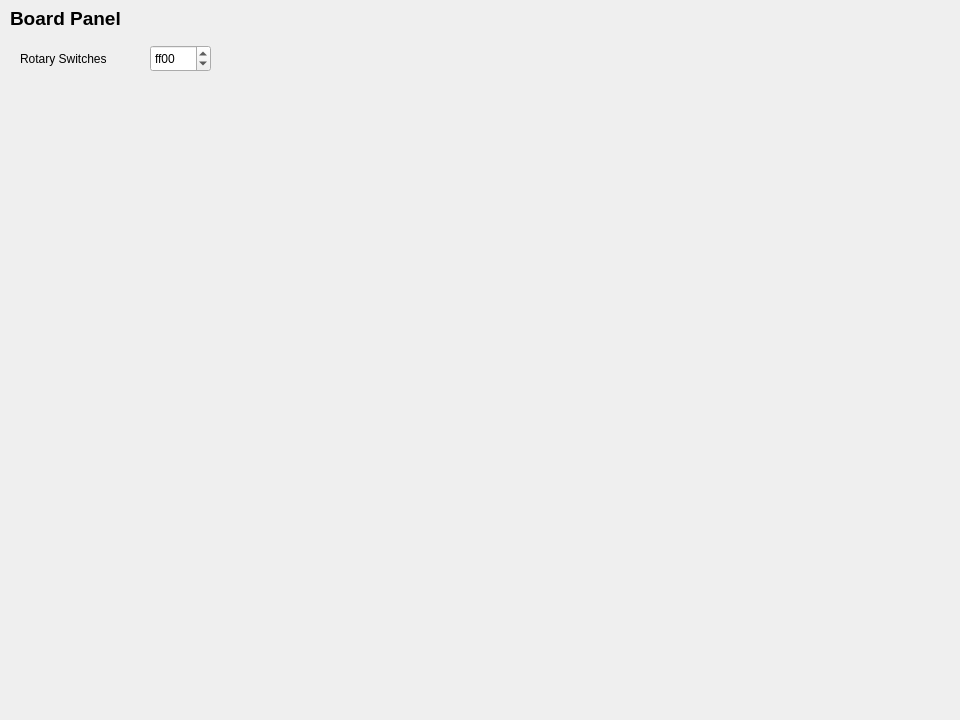
<?xml version="1.0" encoding="UTF-8"?>
<ui version="4.0">
 <class>hv</class>
 <widget class="QWidget" name="hv">
  <property name="geometry">
   <rect>
    <x>0</x>
    <y>0</y>
    <width>960</width>
    <height>720</height>
   </rect>
  </property>
  <property name="windowTitle">
   <string>Form</string>
  </property>
  <widget class="QSpinBox" name="spinBox_hv_rotary_switches">
   <property name="geometry">
    <rect>
     <x>150</x>
     <y>45</y>
     <width>61</width>
     <height>27</height>
    </rect>
   </property>
   <property name="maximum">
    <number>65535</number>
   </property>
   <property name="value">
    <number>65280</number>
   </property>
   <property name="displayIntegerBase">
    <number>16</number>
   </property>
  </widget>
  <widget class="QLabel" name="label_hv_2">
   <property name="geometry">
    <rect>
     <x>20</x>
     <y>50</y>
     <width>121</width>
     <height>17</height>
    </rect>
   </property>
   <property name="text">
    <string>Rotary Switches</string>
   </property>
  </widget>
  <widget class="QLabel" name="label_hv_1">
   <property name="geometry">
    <rect>
     <x>10</x>
     <y>10</y>
     <width>121</width>
     <height>17</height>
    </rect>
   </property>
   <property name="font">
    <font>
     <pointsize>14</pointsize>
     <weight>75</weight>
     <bold>true</bold>
    </font>
   </property>
   <property name="text">
    <string>Board Panel</string>
   </property>
  </widget>
 </widget>
 <resources/>
 <connections/>
</ui>
